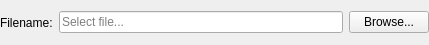
<?xml version="1.0" encoding="UTF-8"?>
<ui version="4.0">
 <class>QnFileNameInputWidget</class>
 <widget class="QWidget" name="QnFileNameInputWidget">
  <property name="geometry">
   <rect>
    <x>0</x>
    <y>0</y>
    <width>429</width>
    <height>45</height>
   </rect>
  </property>
  <property name="sizePolicy">
   <sizepolicy hsizetype="MinimumExpanding" vsizetype="Minimum">
    <horstretch>0</horstretch>
    <verstretch>0</verstretch>
   </sizepolicy>
  </property>
  <property name="windowTitle">
   <string>Form</string>
  </property>
  <layout class="QHBoxLayout" name="horizontalLayout">
   <property name="leftMargin">
    <number>0</number>
   </property>
   <property name="topMargin">
    <number>0</number>
   </property>
   <property name="rightMargin">
    <number>0</number>
   </property>
   <property name="bottomMargin">
    <number>0</number>
   </property>
   <item>
    <widget class="QLabel" name="label">
     <property name="text">
      <string>Filename:</string>
     </property>
    </widget>
   </item>
   <item>
    <widget class="QLineEdit" name="fileNameEdit">
     <property name="readOnly">
      <bool>true</bool>
     </property>
     <property name="placeholderText">
      <string>Select file...</string>
     </property>
    </widget>
   </item>
   <item>
    <widget class="QPushButton" name="browseButton">
     <property name="text">
      <string>Browse...</string>
     </property>
    </widget>
   </item>
  </layout>
 </widget>
 <resources/>
 <connections/>
</ui>
